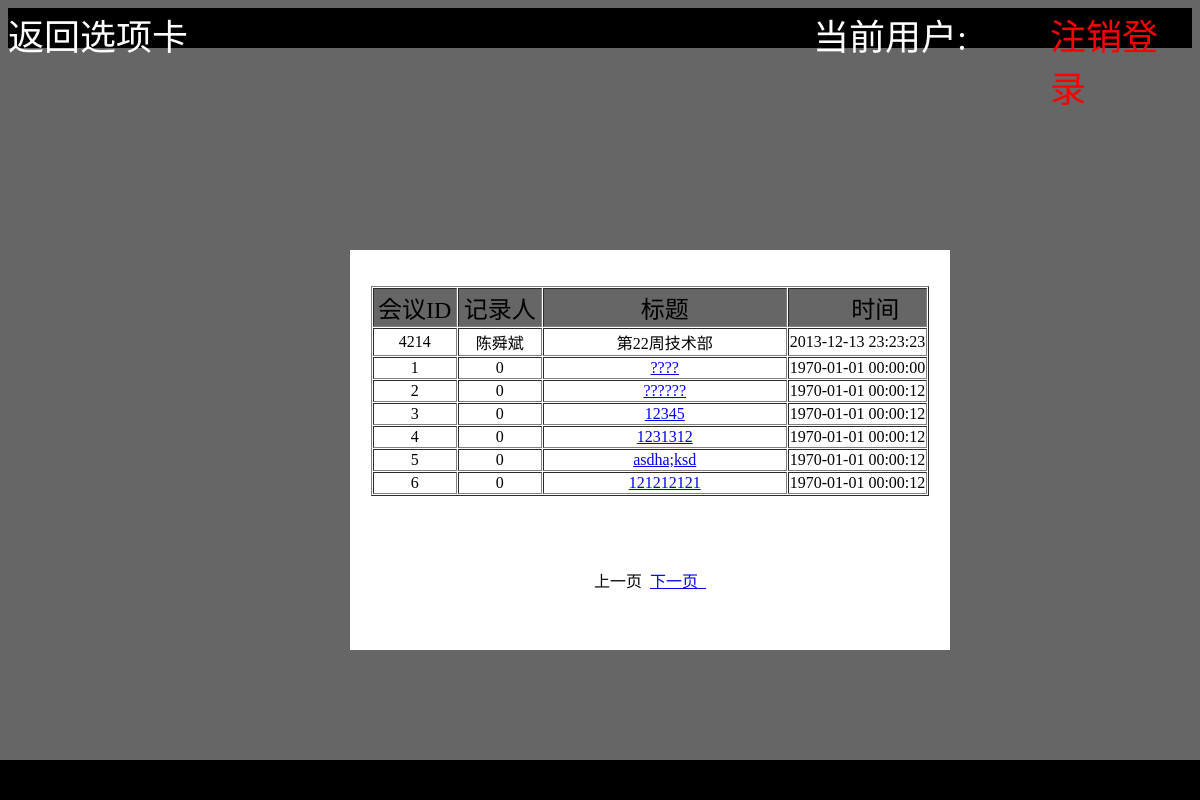
Page /record1.php on the committed database.
### tables this page shows
CREATE TABLE IF NOT EXISTS `test_message` (
  `mid` int(11) NOT NULL AUTO_INCREMENT,
  `uid` int(11) NOT NULL,
  `subject` varchar(100) NOT NULL,
  `message` mediumtext NOT NULL,
  `time` int(11) NOT NULL,
  PRIMARY KEY (`mid`)
);

### record1.php (the view, shortened to what this page needs)
<!DOCTYPE html PUBLIC "-//W3C//DTD XHTML 1.0 Transitional//EN" "http://www.w3.org/TR/xhtml1/DTD/xhtml1-transitional.dtd">
<html xmlns="http://www.w3.org/1999/xhtml">
<head>
<link rel="stylesheet" type="text/css" href="css/record.css" />
</head>
<body>
<div id="header">
<div class="float_div1">
<a href="choose.php" class="header1">返回选项卡</a>
</div>
<div class="float_div2">
<font style="text-align:right; color:#FFF; width:25%">当前用户:<?php session_start(); echo $_SESSION["name"]; ?></font>&nbsp;
</div>
<div class="float_div3">
<a href="index.html" class="link" >注销登录</a>
</div>
</div>
<div id="center">
	<br />
    <br />
	<center>
    <table border="1" cellpadding="1" cellspacing="1">
    <tr style=" background-color:#666">
    	<td><div id="huiyi">会议ID</div></td>
        <td><div id="jiluren">记录人</div></td>
        <td><div id="biaoti">标题</div></td>
        <td><div id="shijian">时间</div></td>
    </tr>
    <tr >
	    <td><center>4214</center></td>
        <td><center>陈舜斌</center></td>
        <td><center>第22周技术部</center></td>
        <td><center>2013-12-13 23:23:23</center></td>
    </tr>
<?php
  $pageSize=6;
  $uid=@$_GET["uid"];
  $pageNumber= @$_GET["pageNumber"];
  if( $pageNumber==null) $pageNumber=1;
  $rs = mysql_fetch_row(mysql_query("SELECT COUNT(*) FROM test_message WHERE uid = '$uid'"));
  $totalCount = $rs[0];
  $exec="select * from test_message WHERE uid = '$uid' limit ".(($pageNumber-1)*$pageSize)." ,6";
  $result = mysql_query($exec) ;
  while($rs=mysql_fetch_object($result))
  {
    echo "<tr><td><center>".$rs->mid."</center></td>";
    echo "<td><center>".$rs->uid."</center></td>";
	echo "<td><center><a href='record3.php?mid=$rs->mid'>".$rs->subject."</a></center></td>";
    echo "<td><center>".date('Y-m-d H:i:s', $rs->time)."</center></td></tr>";
  }
	echo "</table>";
?>
<?php
  echo "<br />";
  echo "<br />";
  echo "<br />";
  echo "<br />";
  if($pageNumber > 1)
  {
    echo "<a href=record1.php?pageNumber=".($pageNumber-1)." >上一页&nbsp&nbsp</a>";
  }
  else
  {
    echo "上一页&nbsp&nbsp";
  }
  if($pageNumber < $totalCount/$pageSize)
  {
    echo "<a href=record1.php?pageNumber=".($pageNumber+1).">下一页&nbsp&nbsp</a>";
  }
  else
  {
    echo "下一页";
  }
?>
    </center>
</div>
<div id="fonter">
</div>
</body>
</html>

### css/record.css (style rules this page uses)
#header { background-color:#000; height:40px; position:relative; bottom:0; margin-top:0px; margin-left:0px; font-size:36px; left:0; width:100%; }
.header1 { text-decoration:none; color:#FFF; text-align:left; }
.float_div1 { float:left; width:68%; }
.float_div2 { float:left; width:20%; }
.float_div3 { float:right; width:12%; }
.link { color:#F00; text-decoration:none; }
body { font-size:16px; background-color:#666; }
#center { background-color:#FFF; position:absolute; width:600px; height:400px; left:50%; top:50%; margin-left:-250px; margin-top:-150px; }
#fonter { background-color:#000; height: 40px; position: absolute; bottom: 0; left: 0; width: 100%; }
#huiyi { font-size:24px; text-align:center; width:80px; float:left; }
#jiluren { font-size:24px; text-align:center; width:80px; float:left; }
#biaoti { font-size:24px; width:240px; text-align:center; float:right; }
#shijian { text-align:center; font-size:24px; float:right; width:100px; }

### rows in the picture
test_message: mid "1", uid "0", subject "????", time "1970-01-01 00:00:00"
test_message: mid "2", uid "0", subject "??????", time "1970-01-01 00:00:12"
test_message: mid "3", uid "0", subject "12345", time "1970-01-01 00:00:12"
test_message: mid "4", uid "0", subject "1231312", time "1970-01-01 00:00:12"
test_message: mid "5", uid "0", subject "asdha;ksd", time "1970-01-01 00:00:12"
test_message: mid "6", uid "0", subject "121212121", time "1970-01-01 00:00:12"
